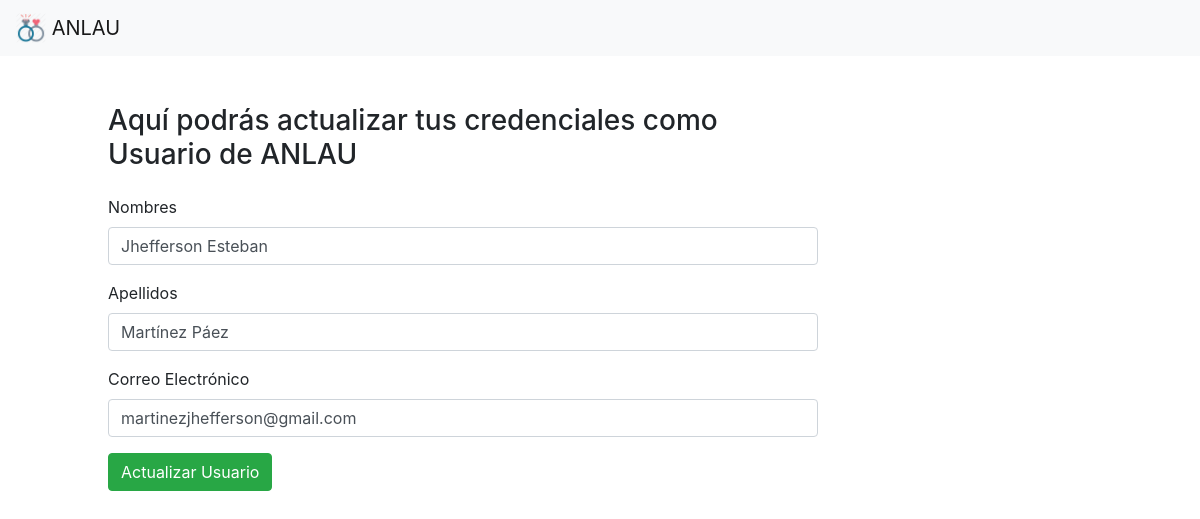
The app's page /?controller=Users&method=edit&id=4 with its own data.
### tables this page shows
CREATE TABLE `users` (
  `id_users` int(11) NOT NULL,
  `names` varchar(255) NOT NULL,
  `last_names` varchar(255) NOT NULL,
  `email` varchar(255) NOT NULL
);

### controllers/UsersController.php (called while the page is built, shortened)
<?php
    class UsersController extends users{
        public function edit(){
            $user=parent::consult_id($_GET['id']);
            require_once('views/users/edit.php');
        }
    }
?>

### index.php (called while the page is built, shortened)
<?php
    require_once('models/DB.php');
    require_once('models/Users.php');
    $method = isset($_GET['method']) ? $_GET['method'] : 'index';
    call_user_func([new $controller(), $method]);
?>

### models/DB.php (called while the page is built)
<?php
    class DB{
        public static function connect(){
            try{
                $pdo = new PDO('mysql:host=localhost;dbname=anlau;charset=utf8','root','');
                $pdo->setAttribute(PDO::ATTR_ERRMODE, PDO::ERRMODE_EXCEPTION);
                return $pdo;
            } catch(Exception $e) {
                die ($e->getMessage());
            }
        }
    }
?>

### models/Users.php (called while the page is built, shortened)
<?php
    class Users extends DB{
        public function consult_id($id){
            try {
                $stm=parent::connect()->prepare("SELECT * FROM users WHERE id_users = ?");
                $stm->bindParam(1, $id, PDO::PARAM_INT );
                $stm->execute();
                return $stm->fetch(PDO::FETCH_OBJ);
            } catch (Exception $e){
                die($e->getMessage());
            }
        }
    }

### views/users/edit.php (the view, shortened to what this page needs)
<!doctype html>
<html lang="en">
<head>
    <link rel="stylesheet" href="https://cdn.jsdelivr.net/npm/bootstrap@4.5.3/dist/css/bootstrap.min.css">
</head>
<body>
<header>
    <nav class="navbar navbar-light bg-light">
        <a class="navbar-brand" href="#">
            <img src="all/img/nav1.png" width="30" height="30" class="d-inline-block align-top" alt="" loading="lazy">
            ANLAU
        </a>
    </nav>
</header>
<section>
    <form action="?controller=Users&method=update_user&id=<?php echo $user->id_users?>" method="post">
        <div class="container mt-5">
            <div class="col-md-8 ml-5"">
            <h3 class="mb-4">Aquí podrás actualizar tus credenciales como Usuario de ANLAU</h3>
            <div class="form-group">
                <label for="names">Nombres</label>
                <input value="<?php echo $user->names?>" type="text" class="form-control" id="names" aria-describedby="emailHelp" name="names" required>
            </div>
            <div class="form-group">
                <label for="last_names">Apellidos</label>
                <input value="<?php echo $user->last_names?>" type="text" class="form-control" id="last_names" name="last_names" required>
            </div>
            <div class="form-group">
                <label for="email">Correo Electrónico</label>
                <input value="<?php echo $user->email?>" type="email" class="form-control" id="email" name="email" required>
                <button type="submit" class="btn btn-success mt-3">Actualizar Usuario</button>
            </div>
        </div>
        </div>
    </form>
</section>
</body>
</html>

### records on screen
users: names "Jhefferson Esteban", last_names "Martínez Páez", email "martinezjhefferson@gmail.com"
